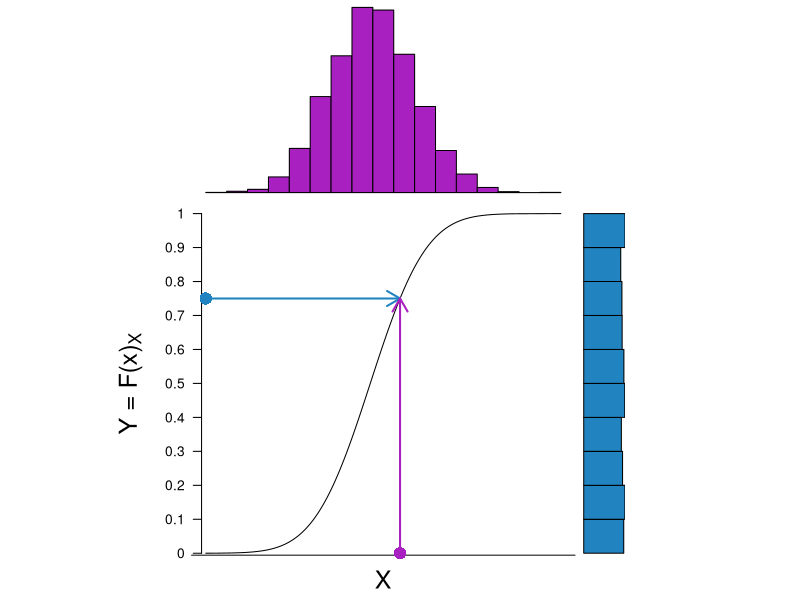

Here is the R script that generated this plot:
n <- 5000
x <- sort(rnorm(n,0,1))
u <- pnorm(x,0,1)
u.color <- "#2184C0"
x.color <- "#A821C0"

layout_mat <- matrix(c(2, 0, 1, 3), nrow = 2, ncol = 2, byrow = TRUE)
my_lay <- layout(mat = layout_mat, heights = c(1, 2), widths = c(2, 0.25), respect =TRUE)
par(mar = c(2, 1, 0, 0))
plot(x,pnorm(x,0,1), type="l", ann=F, axes=F, xlim=range(x))
axis(1,c(-5,5),c("",""),line=-0.7)
axis(2,seq(0,1,0.1),seq(0,1,0.1),las=2, line=-0.6)
mtext("X", 1, line=0.5, cex=1.5)
mtext(expression('Y = F(x)'[X]),2, line=2.75, cex=1.5)
points(min(x),0.75,col=u.color,pch=16,cex=2)
arrows(min(x), 0.75, qnorm(0.75,0,1), 0.75, length = 0.15, angle = 30,
       code = 2, col = u.color, lty = par("lty"), lwd = 2)
points(qnorm(0.75,0,1),0,col=x.color,pch=16,cex=2)
arrows(qnorm(0.75,0,1), 0, qnorm(0.75,0,1), 0.75, length = 0.15, angle = 30,
       code = 2, col = x.color, lty = par("lty"), lwd = 2)

par(mar = c(0, 1, 0, 0))
hist(qnorm(u,0,1), ann=F, axes=F, col=x.color)

par(mar = c(2, 0.5, 0, 0))
xhist <- hist(u, plot = FALSE)
barplot(xhist$counts,space = 0, horiz=TRUE, xlab= "Counts", ylab="Bins", ann=F, axes=F, col=u.color)